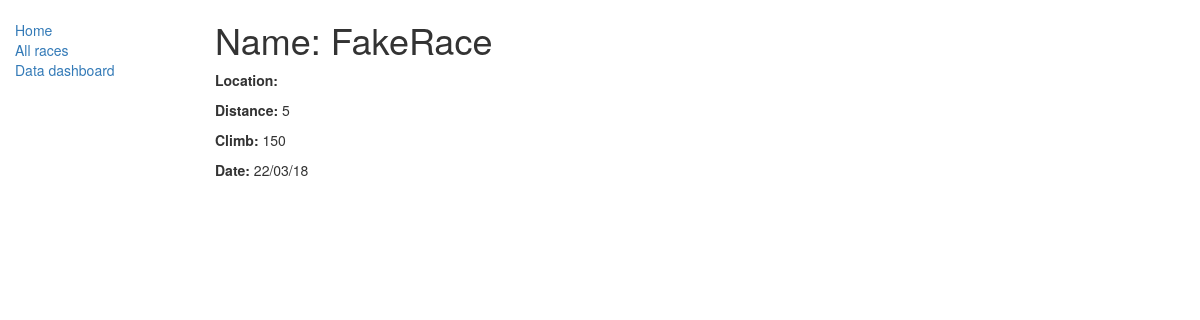
/catalog/race/1, run on an earlier commit of the app's database.
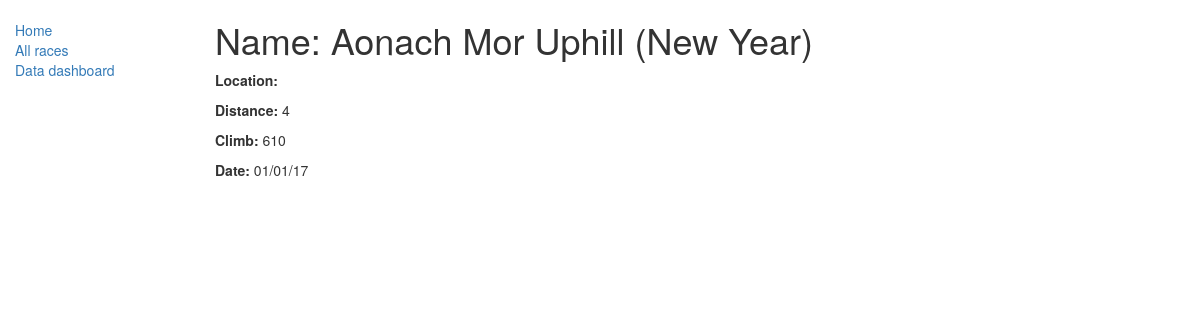
And on a later commit of the database.
### catalog/models.py (models this page shows, shortened)
class Race(models.Model):
    name = models.CharField(max_length=50)
    location = models.CharField(max_length=50)
    date = models.CharField(max_length=10)
    distance = models.FloatField()
    climb = models.IntegerField()

### catalog/views.py (the view)
# urls.py: url(r'^race/(?P<pk>\d+)$', views.RaceDetailView.as_view(), name='race-detail'),
class RaceDetailView(generic.DetailView):
    model = Race

### catalog/templates/catalog/race_detail.html
{% extends "base_generic.html" %}
{% block content %}
  <h1>Name: {{ race.name }}</h1>
  <p><strong>Location:</strong> {{ race.model }}</p>
  <p><strong>Distance:</strong> {{ race.distance }}</p>
  <p><strong>Climb:</strong> {{ race.climb }}</p>
  <p><strong>Date:</strong> {{ race.date }}</p>
{% endblock %}

### catalog/templates/base_generic.html (shortened to what this page needs)
<!DOCTYPE html>
<html lang="en">
<head>
  <link rel="stylesheet" href="https://maxcdn.bootstrapcdn.com/bootstrap/3.3.7/css/bootstrap.min.css">
  {% load static %}
  <link rel="stylesheet" href="{% static 'css/styles.css' %}">
</head>
<body>
  <div class="container-fluid">
    <div class="row">
      <div class="col-sm-2">
      {% block sidebar %}
      <ul class="sidebar-nav">
          <li><a href="{% url 'index' %}">Home</a></li>
          <li><a href="{% url 'races' %}">All races</a></li>
          <li><a href="{% url 'data' %}">Data dashboard</a></li>
      </ul>
     {% endblock %}
      </div>
      <div class="col-sm-10 ">
      {% block content %}{% endblock %}
      </div>
    </div>
  </div>
</body>
</html>

### catalog/static/css/styles.css (style rules this page uses)
.sidebar-nav { margin-top: 20px; padding: 0; list-style: none; }

What changed in the data, as far as the page shows it:
changed Race: name "FakeRace" → "Aonach Mor Uphill (New Year)"; distance "5" → "4"; climb "150" → "610"; date "22/03/18" → "01/01/17"
